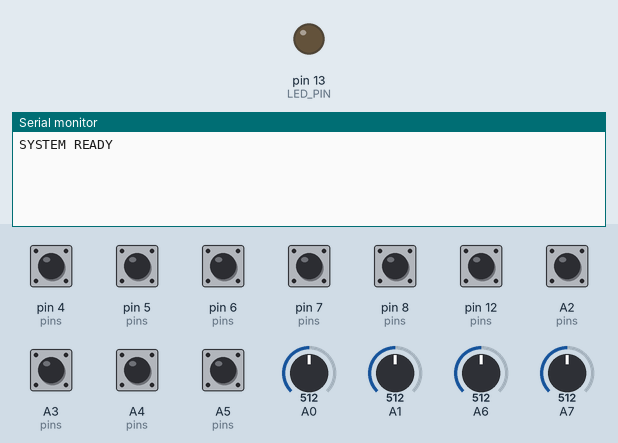
A sketch run on a simulated Arduino Nano, built with avr-gcc and run on an emulated ATmega328P. Shown: output pins drawn as LEDs (lit = HIGH), the last lines printed to the serial monitor. Inputs (shaded band) come from the test bench; at power-on: A2 (pins), A3 (pins), A4 (pins), A5 (pins), pin 4 (pins), pin 5 (pins), pin 6 (pins), pin 7 (pins), pin 8 (pins), pin 12 (pins) HIGH, A0 = 512, A6 = 512, A1 = 512, A7 = 512. No radio packets arrive unless stated.

Above: at 1.2 s.
1.3 s: A0 set to 540
At 2.2 s:
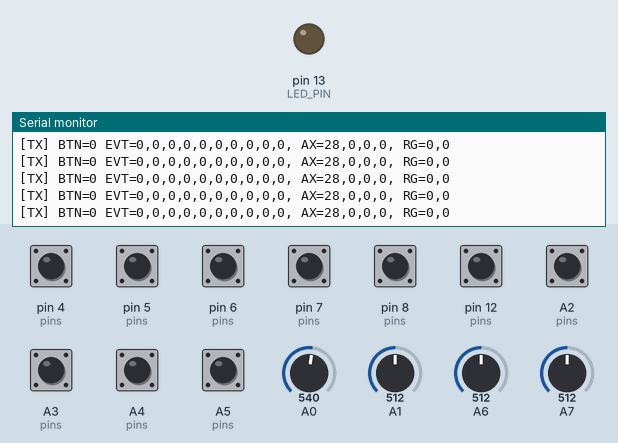
3.2 s: A6 set to 536
At 4.3 s:
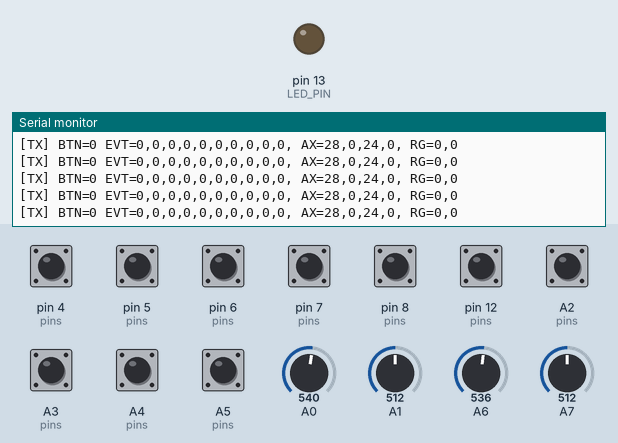

Measured:
- the behaviour switches between 522 and 523 on A0 (found by bisection; images 0 and 1)
- after the input at 1.3 s, the serial monitor: prints a new line at once (image 1)
- after the input at 3.2 s, the serial monitor: prints a new line at once (image 2)

The sketch:

generic_rc.ino
```cpp
#include <SPI.h>
#include <nRF24L01.h>
#include <RF24.h>

/* =========================================================
   ===================== CONFIG =============================
   ========================================================= */

#define LED_PIN 13
#define BTN_TX 2
#define BTN_RX 3

RF24 radio(9, 10);

/* =========================================================
   ===================== ENUM ===============================
   ========================================================= */

enum RoleType { ROLE_TX, ROLE_RX };
enum SystemState { INIT, READY, PAIRING, RUNNING, ERROR };
enum BtnEvent { NONE, PRESS, RELEASE, HOLD, REPEAT };

/* =========================================================
   ===================== DATA ===============================
   ========================================================= */

struct ControlData {
    uint16_t buttons;
    uint8_t  events[10];
    int16_t  axes[4];
    int16_t  ranges[2];
} __attribute__((packed));

/* =========================================================
   ===================== LOGGER =============================
   ========================================================= */

void logPacket(const char* tag, const ControlData& d) {
    Serial.print("["); Serial.print(tag); Serial.print("] ");

    Serial.print("BTN="); Serial.print(d.buttons, BIN);

    Serial.print(" EVT=");
    for (int i = 0;i<10;i++){ Serial.print(d.events[i]); Serial.print(","); }

    Serial.print(" AX=");
    for (int i = 0;i<4;i++){ Serial.print(d.axes[i]); Serial.print(","); }

    Serial.print(" RG=");
    Serial.print(d.ranges[0]); Serial.print(",");
    Serial.print(d.ranges[1]);

    Serial.println();
}

/* =========================================================
   ===================== BUTTON =============================
   ========================================================= */

class Button {
    uint8_t pin, id;
    bool stable = HIGH, last = HIGH;
    unsigned long tDebounce = 0, tPress = 0, tRepeat = 0;

    const uint16_t debounceMs = 30, holdMs = 500, repeatMs = 200;

    ControlData* d;

    public:
    void begin(uint8_t p, uint8_t i, ControlData* data){
        pin = p; id = i; d = data;
        pinMode(pin, INPUT_PULLUP);
    }

    bool update(){
        bool r = digitalRead(pin);
        bool changed = false;

        if (r!=last) tDebounce = millis();

        if (millis()-tDebounce>debounceMs){

        if (r!=stable){
        stable = r;

        if (stable==LOW){
        d->events[id] = PRESS;
        tPress = millis();
    }else d->events[id] = RELEASE;

        changed = true;
    }

        if (stable==LOW){
        if (millis()-tPress>holdMs){
        if (millis()-tRepeat>repeatMs){
        d->events[id] = REPEAT;
        tRepeat = millis();
        changed = true;
    }else d->events[id] = HOLD;
    }
    } else d->events[id] = NONE;

        if (stable==LOW) d->buttons|=(1<<id);
        else d->buttons&=~(1<<id);
    }

        last = r;
        return changed;
    }
};

/* =========================================================
   ===================== ANALOG =============================
   ========================================================= */

class Analog {
    uint8_t xp, yp;
    int16_t cx, cy;
    int16_t *xo, *yo;
    const int deadzone = 10;

    public:
    void begin(uint8_t x, uint8_t y, int16_t*ox, int16_t*oy){
        xp = x; yp = y; xo = ox; yo = oy;
        delay(10);
        cx = analogRead(xp);
        cy = analogRead(yp);
    }

    bool update(){
        int16_t dx = analogRead(xp)-cx;
        int16_t dy = analogRead(yp)-cy;
        bool c = false;

        if (abs(dx)>deadzone){ *xo = dx; c = true; }
        if (abs(dy)>deadzone){ *yo = dy; c = true; }

        return c;
    }
};

/* =========================================================
   ===================== RANGE ==============================
   ========================================================= */

class Range {
    int16_t *o, last;

    public:
    void begin(int16_t* out){ o = out; last = 0; }

    bool update(){
        if (Serial.available()){
        int v = Serial.parseInt();
        if (v!=last){ *o = v; last = v; return true; }
    }
        return false;
    }
};

/* =========================================================
   ===================== BOARD INTERFACE ====================
   ========================================================= */

class IBoard {
    public:
    virtual void setupInputs(ControlData& d) = 0;
    virtual bool update(ControlData& d) = 0;
};

/* =========================================================
   ===================== NANO ===============================
   ========================================================= */

class NanoBoard : public IBoard {
    Button btn[10];
    Analog joy[2];
    Range rng[2];

    public:
    void setupInputs(ControlData& d){
        uint8_t pins[10] = {4, 5, 6, 7, 8, 12, A2, A3, A4, A5};
        for (int i = 0;i<10;i++) btn[i].begin(pins[i], i, &d);

        joy[0].begin(A0, A1, &d.axes[0], &d.axes[1]);
        joy[1].begin(A6, A7, &d.axes[2], &d.axes[3]);

        rng[0].begin(&d.ranges[0]);
        rng[1].begin(&d.ranges[1]);
    }

    bool update(ControlData& d){
        bool c = false;
        for (auto &b:btn) if (b.update()) c = true;
        for (auto &j:joy) if (j.update()) c = true;
        for (auto &r:rng) if (r.update()) c = true;
        return c;
    }
};

/* =========================================================
   ===================== UNO ================================
   ========================================================= */

class UnoBoard : public NanoBoard {};
class UnoR4Board : public NanoBoard {}; // mapping قابل تغییر

/* =========================================================
   ===================== BOARD FACTORY ======================
   ========================================================= */

class BoardFactory {
    public:
    static IBoard* create(){
        #if defined(ARDUINO_AVR_UNO)
        return new UnoBoard();
        #elif defined(ARDUINO_UNOR4_MINIMA) || defined(ARDUINO_UNOR4_WIFI)
        return new UnoR4Board();
        #else
        return new NanoBoard();
        #endif
    }
};

/* =========================================================
   ===================== PROTOCOL ===========================
   ========================================================= */

struct Packet {
    uint8_t type;
    uint8_t seq;
    ControlData data;
    uint8_t crc;
} __attribute__((packed));

uint8_t crc8(uint8_t* d, size_t l){
    uint8_t c = 0;
    for (size_t i = 0;i<l;i++) c^=d[i];
    return c;
}

/* =========================================================
   ===================== COMM ===============================
   ========================================================= */

class Comm {
    uint8_t seq = 0;

    public:

    bool send(ControlData& d){
        Packet p;
        p.type = 1;
        p.seq = seq++;
        p.data = d;
        p.crc = crc8((uint8_t*)&p, sizeof(p)-1);

        radio.stopListening();
        bool ok = radio.write(&p, sizeof(p));
        radio.startListening();

        logPacket("TX", d);
        return ok;
    }

    bool receive(ControlData& d){
        if (radio.available()){
        Packet p;
        radio.read(&p, sizeof(p));

        if (p.crc==crc8((uint8_t*)&p, sizeof(p)-1)){
        d = p.data;
        logPacket("RX", d);
        return true;
    }
    }
        return false;
    }
};

/* =========================================================
   ===================== MAIN ===============================
   ========================================================= */

IBoard* board;
Comm comm;

ControlData data;

void setup(){

    Serial.begin(115200);
    pinMode(LED_PIN, OUTPUT);

    if (!radio.begin()){
    while (1) digitalWrite(LED_PIN, HIGH); // ERROR
}

    radio.openWritingPipe(0xF0F0F0F0E1LL);
    radio.openReadingPipe(1, 0xF0F0F0F0D2LL);
    radio.startListening();

    board = BoardFactory::create();
    board->setupInputs(data);

    Serial.println("SYSTEM READY");
}

void loop(){

    if (board->update(data)){
    comm.send(data);
}

    comm.receive(data);
}
```
